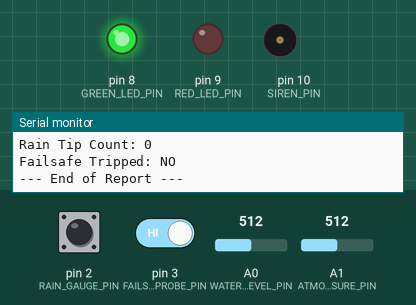
Recording of a sketch running on a simulated Arduino Uno, built with avr-gcc and run on an emulated ATmega328P. Shown: output pins drawn as LEDs (lit = HIGH), buzzer (waves = sounding, pin HIGH), the last lines printed to the serial monitor. Inputs (shaded band) come from the test bench; at power-on: A0 (WATER_LEVEL_PIN) = 512, pin 3 (FAILSAFE_PROBE_PIN) HIGH, A1 (ATMOS_PRESSURE_PIN) = 512, pin 2 (RAIN_GAUGE_PIN) HIGH.

Above: at 5.9 s.
6.0 s: A0 (WATER_LEVEL_PIN) set to 769
12.1 s: A0 (WATER_LEVEL_PIN) set to 794
At 16.4 s:
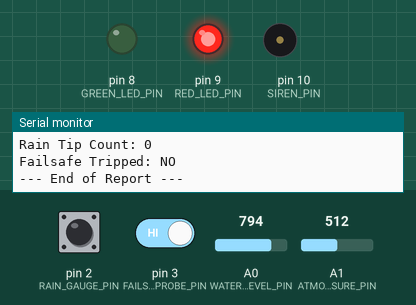
18.2 s: pin 3 (FAILSAFE_PROBE_PIN) driven LOW
At 21.9 s:
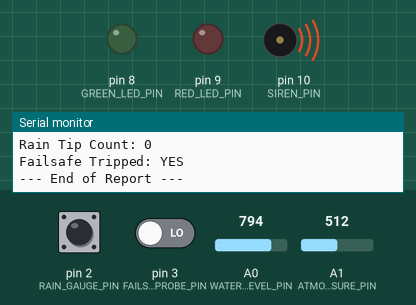
27.1 s: pin 3 (FAILSAFE_PROBE_PIN) driven HIGH
At 32.2 s:
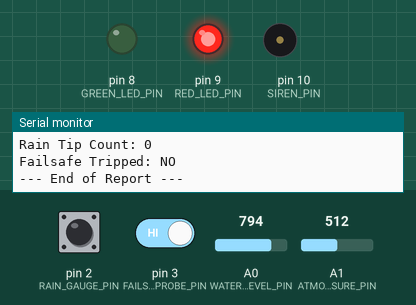
33.2 s: A0 (WATER_LEVEL_PIN) set to 716
At 37.3 s:
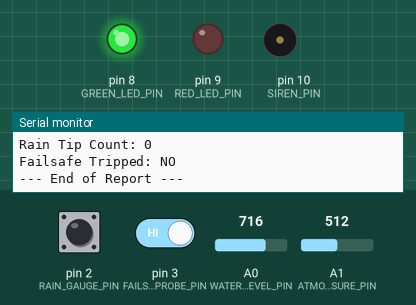
39.3 s: A1 (ATMOS_PRESSURE_PIN) set to 218
45.4 s: A1 (ATMOS_PRESSURE_PIN) set to 190
At 47.1 s:
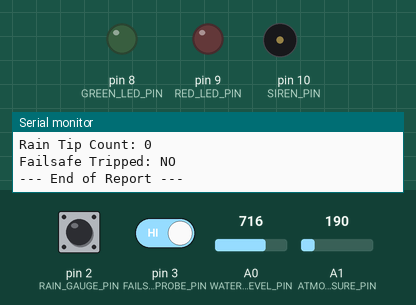
Timing chart, 0 to 57.3 s (numbered marks = the images above; inputs shaded):
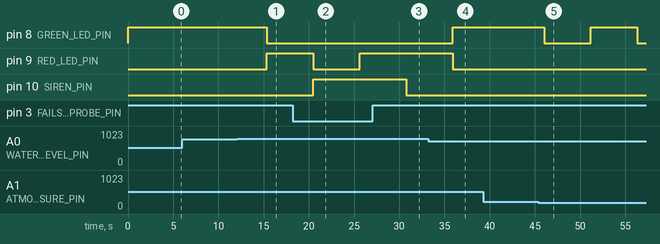

Measured:
- the behaviour switches between 777 and 778 on A0 (WATER_LEVEL_PIN) (found by bisection; images 0 and 1)
- the behaviour switches between 205 and 204 on A1 (ATMOS_PRESSURE_PIN) (found by bisection; images 4 and 5)
- after the input at 12.1 s, pin 8 (GREEN_LED_PIN): HIGH → LOW after 3.2 s; pin 9 (RED_LED_PIN): LOW → HIGH after 3.2 s
- after the input at 18.2 s, pin 9 (RED_LED_PIN): HIGH → LOW after 2.3 s, → HIGH 5.2 s later; pin 10 (SIREN_PIN): LOW → HIGH after 2.3 s
- after the input at 27.1 s, pin 9 (RED_LED_PIN): stays HIGH (without the input it goes to LOW after 3.7 s); pin 10 (SIREN_PIN): HIGH → LOW after 3.7 s
- after the input at 33.2 s, pin 8 (GREEN_LED_PIN): LOW → HIGH after 2.7 s; pin 9 (RED_LED_PIN): HIGH → LOW after 2.7 s
- after the input at 45.4 s, pin 8 (GREEN_LED_PIN): HIGH → LOW after 0.67 s, → HIGH 5.1 s later, → LOW 5.1 s later

The sketch:

sketch_flood_detection_29jul.ino
```cpp
// Guardian Node Simulation for Proteus using Arduino Uno
// ** CORRECTED VERSION WITHOUT INTERRUPTS **

// --- PIN DEFINITIONS ---
const int WATER_LEVEL_PIN = A0;
const int ATMOS_PRESSURE_PIN = A1;
const int RAIN_GAUGE_PIN = 2;
const int FAILSAFE_PROBE_PIN = 3;
const int GREEN_LED_PIN = 8;
const int RED_LED_PIN = 9;
const int SIREN_PIN = 10;

// --- VARIABLES ---
int waterLevel = 0;
int waterLevelPercent = 0;
int atmosPressure = 0;
int atmosPressurePercent = 0;
int rainTipCount = 0;
bool failsafeTripped = false;

// --- THRESHOLDS ---  // <-- This section was missing
const int WATER_WARNING_LEVEL = 75;
const int PRESSURE_WATCH_LEVEL = 20;

void setup() {
  Serial.begin(9600);
  Serial.println("Guardian Node Simulation Initialized (No Interrupts).");
  Serial.println("------------------------------------");

  pinMode(GREEN_LED_PIN, OUTPUT);
  pinMode(RED_LED_PIN, OUTPUT);
  pinMode(SIREN_PIN, OUTPUT);
  pinMode(RAIN_GAUGE_PIN, INPUT);
  pinMode(FAILSAFE_PROBE_PIN, INPUT);

  digitalWrite(GREEN_LED_PIN, HIGH);
  digitalWrite(RED_LED_PIN, LOW);
  digitalWrite(SIREN_PIN, LOW);
}

void loop() {
  readAllSensors();
  checkForAlerts();
  printStatus();
  delay(5000);
}

void readAllSensors() {
  waterLevel = analogRead(WATER_LEVEL_PIN);
  atmosPressure = analogRead(ATMOS_PRESSURE_PIN);
  waterLevelPercent = map(waterLevel, 0, 1023, 0, 100);
  atmosPressurePercent = map(atmosPressure, 0, 1023, 0, 100);

  if (digitalRead(RAIN_GAUGE_PIN) == LOW) {
    rainTipCount++;
    delay(300);
  }

  if (digitalRead(FAILSAFE_PROBE_PIN) == LOW) {
    failsafeTripped = true;
  } else {
    failsafeTripped = false;
  }
}

void checkForAlerts() {
  if (failsafeTripped) {
    activateCriticalAlert();
    return;
  }
  if (waterLevelPercent > WATER_WARNING_LEVEL) {
    activateWarningAlert();
  } else if (atmosPressurePercent < PRESSURE_WATCH_LEVEL) {
    activateWatchAlert();
  } else {
    setSystemNormal();
  }
}

void printStatus() {
  Serial.println("\n--- Sensor Status Report ---");
  Serial.print("Water Level: ");
  Serial.print(waterLevelPercent);
  Serial.println("%");
  Serial.print("Atmospheric Pressure: ");
  Serial.print(atmosPressurePercent);
  Serial.println("%");
  Serial.print("Rain Tip Count: ");
  Serial.println(rainTipCount);
  Serial.print("Failsafe Tripped: ");
  Serial.println(failsafeTripped ? "YES" : "NO");
  Serial.println("--- End of Report ---");
}

void setSystemNormal() {
  digitalWrite(GREEN_LED_PIN, HIGH);
  digitalWrite(RED_LED_PIN, LOW);
  digitalWrite(SIREN_PIN, LOW);
}

void activateWatchAlert() {
  Serial.println("ALERT: Level 1 (WATCH) - Pressure dropping.");
  digitalWrite(GREEN_LED_PIN, !digitalRead(GREEN_LED_PIN));
  digitalWrite(RED_LED_PIN, LOW);
  digitalWrite(SIREN_PIN, LOW);
}

void activateWarningAlert() {
  Serial.println("ALERT: Level 2 (WARNING) - High water level detected.");
  digitalWrite(GREEN_LED_PIN, LOW);
  digitalWrite(RED_LED_PIN, HIGH);
  digitalWrite(SIREN_PIN, LOW);
}

void activateCriticalAlert() {
  Serial.println("!!! ALERT: Level 3 (CRITICAL) - FAIL-SAFE PROBE TRIPPED. EVACUATE! !!!");
  digitalWrite(GREEN_LED_PIN, LOW);
  digitalWrite(RED_LED_PIN, !digitalRead(RED_LED_PIN));
  digitalWrite(SIREN_PIN, HIGH);;
}
```
